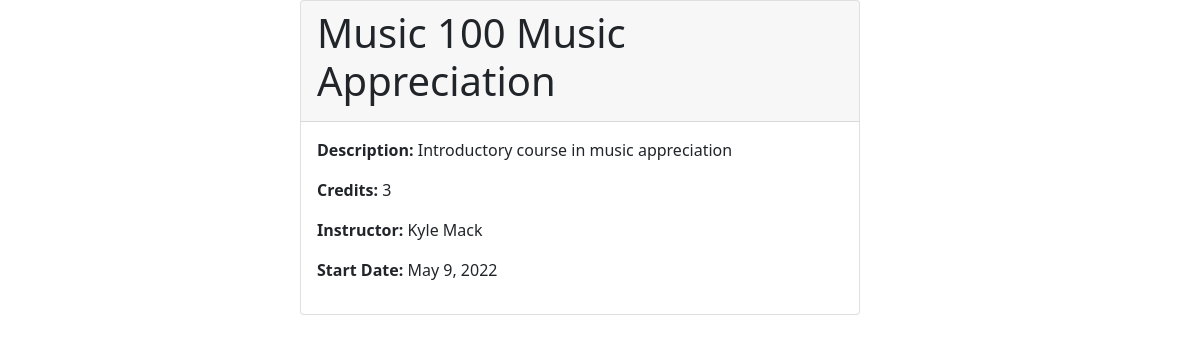
Page /4/ on the committed database.
### courses/models.py (models this page shows, shortened)
class Course(models.Model):
    course_id = models.AutoField(primary_key=True)
    course_title = models.CharField(max_length=30)
    course_description = models.CharField(max_length=60)
    course_credits = models.IntegerField()
    course_instructor = models.CharField(max_length = 30)
    couse_start_date = models.DateField()

### courses/views.py (the view)
# urls.py: path('<int:pk>/', views.course_detail,name='course_detail')
def course_detail(request, pk):
    course = Course.objects.get(pk = pk)
    course_dict = {'course':course}
    return render(request, 'courses/course_detail.html', context=course_dict)

### courses/templates/courses/course_detail.html (shortened to what this page needs)
{%load static%}
<!DOCTYPE html>
<html lang="en">
<head>
    <link href="https://cdn.jsdelivr.net/npm/bootstrap@5.1.3/dist/css/bootstrap.min.css" rel="stylesheet">
</head>
<body>
    <div style=" margin: auto;
    width: 50%;">
 <div class="card" style="width:35rem">
     <div class="card-header">
        <h1 class="card-title">{{course.course_title}}</h1>
    </div>
    <div class="card-body">
        <p><strong>Description: </strong> {{course.course_description}}</p>
        <p><strong>Credits: </strong>{{course.course_credits}}</p>
        <p><strong>Instructor: </strong> {{course.course_instructor}}</p>
        <p><strong>Start Date: </strong>{{course.couse_start_date}}</p>
    </div>
 </div>
 </div>
</body>
</html>

### rows in the picture
Course: course_title "Music 100 Music Appreciation", course_description "Introductory course in music appreciation", course_credits "3", course_instructor "Kyle Mack", couse_start_date "May 9, 2022"
